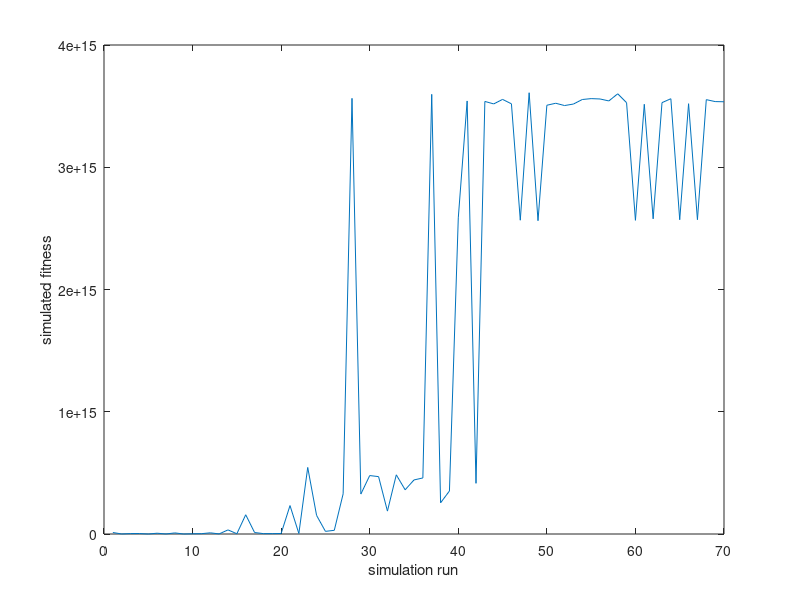
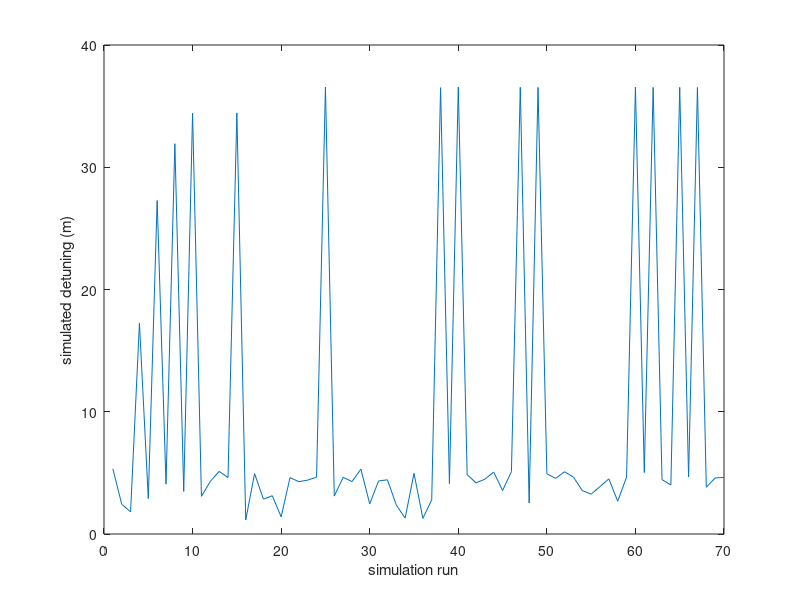
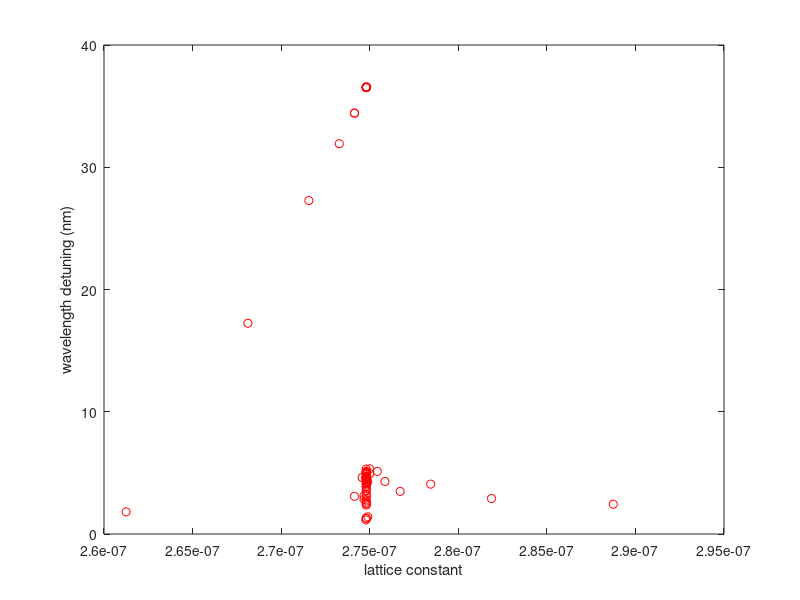
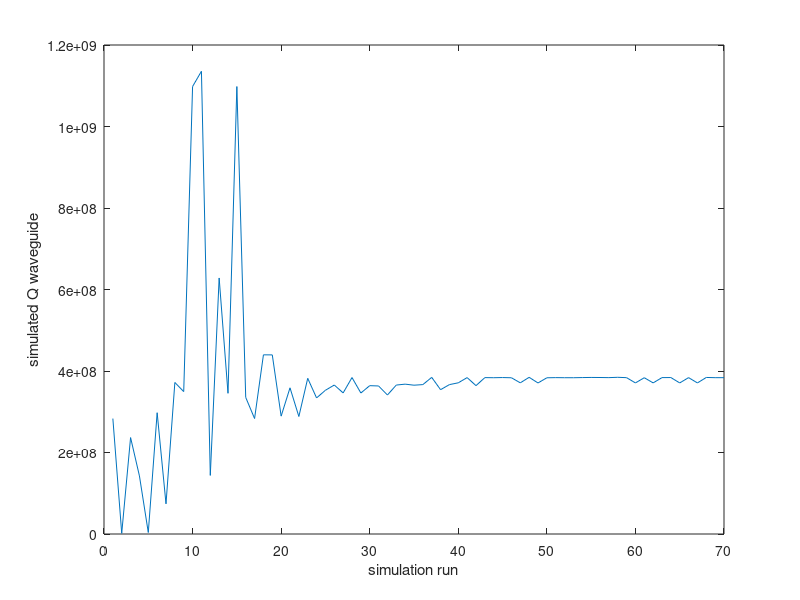

Source code (MATLAB) for these figures, in order:
% data analysis file for the resonance simulation data from waveguide
% solver 
clear; clc;
%% import and store the data from the txt file 
data = importdata("OptimizeListFull_resonance_sweep_v5.csv");
a = data(:,1);
sim_run = linspace(1,length(a),length(a));
d = data(:,2); 
w = data(:,3);
t = data(:,4);
Q_sim = data(:,5);
Q_sc = data(:,6);
Q_wvg = data(:,7);
V_mode = data(:,8);
wavelength_detune = data(:,9);
calc_fitness = data(:,10);
wavelength_detune = abs(wavelength_detune);
wavelength_detune = wavelength_detune * (10^9); % converting to nm
%% plot the calculated fitness
figure; hold off;
plot(sim_run,calc_fitness);
xlabel("simulation run"); ylabel("simulated fitness");
%% plot the wavelength detune
figure; hold off;
plot(sim_run,wavelength_detune);
xlabel("simulation run"); ylabel("simulated detuning (m)");
%% plot the detuning vs the lattice constant
figure; hold off;
plot(a,wavelength_detune,'ro');
xlabel("lattice constant"); ylabel("wavelength detuning (nm)");
%% plot the Q_waveguide
figure; hold off;
plot(sim_run,Q_wvg);
xlabel("simulation run"); ylabel("simulated Q waveguide");